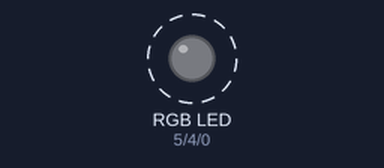
The sketch below on a simulated Arduino Uno, built with avr-gcc and run on an emulated ATmega328P. On the bench: an RGB LED mixed from three pins (HIGH = lit). Dashed ring = blinking.

Above: at 0.3 s.
Timing chart, 0 to 5.9 s (numbered marks = the images above):
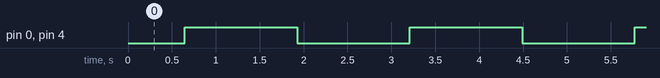

Measured:
- by itself, pin 0 (BLUE_PIN), pin 4 (GREEN_PIN): alternates HIGH for 1.3 s and LOW for 1.3 s

The sketch:

fading.ino
```cpp
#define RED_PIN 5
#define GREEN_PIN 4
#define BLUE_PIN 0

void setup() {
  // put your setup code here, to run once:
  pinMode(RED_PIN, OUTPUT);
  pinMode(BLUE_PIN, OUTPUT);
  pinMode(GREEN_PIN, OUTPUT);
}

void loop() {
  // put your main code here, to run repeatedly:
   for(int i=0; i<255; i++){
    analogWrite(RED_PIN, i);
    analogWrite(BLUE_PIN, i);
    analogWrite(GREEN_PIN, i);
    delay(5);
  }
  for(int i=255; i>0; i--){
    analogWrite(RED_PIN, i);
    analogWrite(BLUE_PIN, i);
    analogWrite(GREEN_PIN, i);
    delay(5);
  }
}
```
